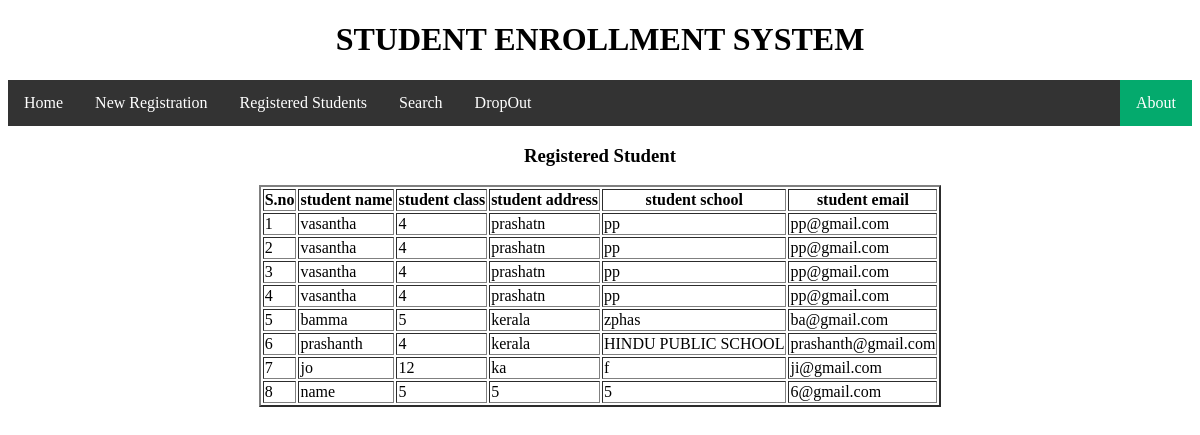
The page /existing/ on the database its author committed.
### Student/models.py (models this page shows)
class Student_model(models.Model):
    s_name=models.CharField(max_length=50)
    s_class=models.CharField(max_length=50)
    s_address=models.CharField(max_length=50)
    s_school=models.CharField(max_length=50)
    s_email=models.EmailField(max_length=50)

### Student/views.py (the view)
# urls.py: path('existing/',Existing,name='registered'),
def Existing(request):
    registered=Student_model.objects.all()
    context={
        'registered':registered
    }
    return render(request,'existingstudent.html',context)

### templates/existingstudent.html (shortened to what this page needs)
{% extends 'index.html' %}
    {% block content %}
    <center><h3>Registered Student</h3>
    <table border="2px solid black;">
        <tr>
            <th>S.no</th>
            <th>student name</th>
            <th>student class</th>
            <th>student address</th>
            <th>student school</th>
            <th>student email</th>
        </tr>
        {% for reg in registered %}
        <tr>
        <td>{{forloop.counter}}</td>
        <td>{{reg.s_name}}</td>
        <td>{{reg.s_class}}</td>
        <td>{{reg.s_address}}</td>
        <td>{{reg.s_school}}</td>
        <td>{{reg.s_email}}</td>
        </tr>
        {% endfor %}
    </table>
    </center>
    {% endblock content %}

### templates/index.html (shortened to what this page needs)
<!DOCTYPE html>
<html lang="en">
<head>
</head>
<body>
    <center><h1>STUDENT ENROLLMENT SYSTEM</h1></center>
{% include 'nav.html' %}
{% block content %}
{% endblock content %}
</body>
</html>

### templates/nav.html (shortened to what this page needs)
<!DOCTYPE html>
<html>
<head>
</head>
<body>
<ul>
  <li><a href="{% url 'home' %}">Home</a></li>
  <li><a href="{% url 'register' %}">New Registration</a></li>
  <li><a href="{% url 'registered' %}">Registered Students</a></li>
  <li><a href="{% url 'search' %}">Search</a></li>
  <li><a href="{% url 'dropout' %}">DropOut</a></li>
  <li style="float:right"><a class="active" href="{% url 'about' %}">About</a></li>
</ul>
</body>
</html>

### templates/nav.html (style rules this page uses)
ul { list-style-type: none; margin: 0; padding: 0; overflow: hidden; background-color: #333; }
li { float: left; }
li a { display: block; color: white; text-align: center; padding: 14px 16px; text-decoration: none; }
.active { background-color: #04AA6D; }

### rows shown on the page
Student_model: s_name "vasantha", s_class "4", s_address "prashatn", s_school "pp", s_email "pp@gmail.com"
Student_model: s_name "vasantha", s_class "4", s_address "prashatn", s_school "pp", s_email "pp@gmail.com"
Student_model: s_name "vasantha", s_class "4", s_address "prashatn", s_school "pp", s_email "pp@gmail.com"
Student_model: s_name "vasantha", s_class "4", s_address "prashatn", s_school "pp", s_email "pp@gmail.com"
Student_model: s_name "bamma", s_class "5", s_address "kerala", s_school "zphas", s_email "ba@gmail.com"
Student_model: s_name "prashanth", s_class "4", s_address "kerala", s_school "HINDU PUBLIC SCHOOL", s_email "prashanth@gmail.com"
Student_model: s_name "jo", s_class "12", s_address "ka", s_school "f", s_email "ji@gmail.com"
Student_model: s_name "name", s_class "5", s_address "5", s_school "5", s_email "6@gmail.com"
